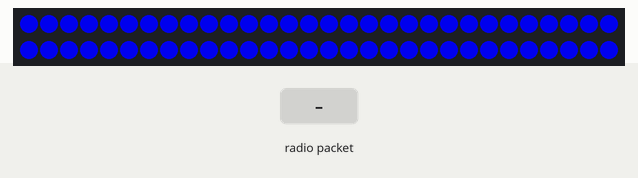
The sketch below on a simulated ESP8266 (Wemos D1 mini). Shown: 60 RGB LEDs in strip order, left to right, continuing on the next row. The test bench sets the inputs (shaded band). Dim RGB values are drawn brighter than linear; WiFi joins after 1.5 s; servers stay silent unless stated; no radio packets arrive unless stated; what the sketch prints to the serial monitor is not drawn.

Above: at 2.9 s.
3.0 s: radio packet "LED:BLU" arrives
At 4.0 s:
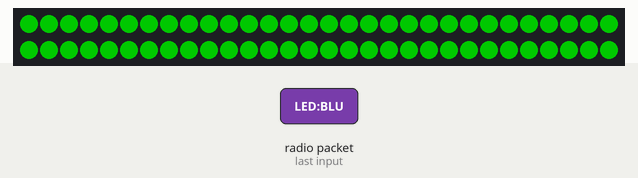
6.0 s: radio packet "SYNC:" arrives
7.5 s: radio packet "RST" arrives
Timing chart, 0 to 10.5 s (numbered marks = the images above; inputs shaded):
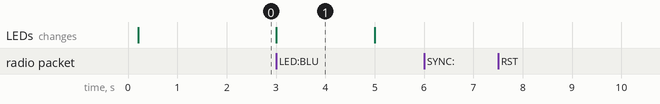

The sketch:

Goal-Bleu-8266.ino
```cpp
/*
  Goal ESCLAVE bleu — Drone Soccer (ESP8266 D1 Mini ESP-12F)

  Recoit du goal ROUGE (maitre) en 433 MHz :
    SYNC:rouge,bleu  RST  LED:BLU

  === MISE A JOUR OTA (WiFi) ===
  Permet de televerser le firmware sans ouvrir le goal (apres le 1er flash USB).

  Preparation (une seule fois) :
    1) Copier wifi_secrets.example.h -> wifi_secrets.h (meme dossier)
    2) Renseigner WIFI_SSID et WIFI_PASS de votre box / reseau terrain
    3) wifi_secrets.h reste local — jamais sur GitHub

  Premier televersement (obligatoire en USB) :
    1) Carte IDE : LOLIN(WEMOS) D1 R2 & mini  |  Moniteur serie : 115200 baud
    2) Brancher USB, televerser le sketch
    3) Verifier dans le moniteur :
         "WiFi OK — IP: x.x.x.x"
         "OTA pret — hostname: goal-bleu"
    4) Noter l'adresse IP affichee

  Mises a jour suivantes (sans cable USB) :
    1) PC portable et goal sur le MEME reseau WiFi
    2) Arduino IDE -> Outils -> Carte : LOLIN(WEMOS) D1 R2 & mini
    3) Outils -> Port -> "goal-bleu at x.x.x.x on ..."
       (le port reseau apparait ~30 s apres le demarrage du goal)
    4) Televerser comme d'habitude — mot de passe OTA : goalbleu
    5) Pendant l'OTA : LEDs eteintes, flash but suspendu, redemarrage auto

  Depannage OTA :
    - Port reseau absent -> WiFi incorrect, goal trop loin de la box, ou redemarrer
    - Mot de passe refuse -> constante OTA_PASSWORD (goalbleu) dans ce fichier
    - WiFi echec au boot -> RF et LEDs restent actifs, mais pas d'OTA tant que le WiFi ne connecte pas

  === BRANCHEMENTS (WeMos / LOLIN D1 Mini) ===
  RF-5V DATA  ->  D2  (GPIO 4)   GND  5V  antenne 17,3 cm
  WS2812B     ->  D1  (GPIO 5)   GND  alim 5V separee
  GND commun avec goal rouge et alim ruban.
*/

#include <ESP8266WiFi.h>
#include <ArduinoOTA.h>
#include <RH_ASK.h>
#include <SPI.h>
#include <string.h>
#include <FastLED.h>

#if __has_include("wifi_secrets.h")
#include "wifi_secrets.h"
#else
#define WIFI_SSID "A_CONFIGURER"
#define WIFI_PASS "A_CONFIGURER"
#endif

#define OTA_HOSTNAME   "goal-bleu"
#define OTA_PASSWORD   "goalbleu"

#define ENABLE_LED     1
#define RF_BITRATE     2000
#define RF_RX_PIN      4      // broche D2
#define RF_TX_PIN      14     // D5 — non branche (RadioHead)
#define RF_PTT_PIN     0      // exemple RadioHead ESP8266
#define LED_PIN        5      // broche D1
#define NUM_LEDS       60
#define FLASH_MS       2000

RH_ASK rf(RF_BITRATE, RF_RX_PIN, RF_TX_PIN, RF_PTT_PIN);

CRGB leds[NUM_LEDS];
int scoreRed = 0;
int scoreBlue = 0;
int lastScoreBlue = -1;

unsigned long flashStartMs = 0;
bool flashing = false;

CRGB COLOR_IDLE = CRGB::Blue;
CRGB COLOR_GOAL = CRGB::Green;

void setStrip(CRGB c) {
#if ENABLE_LED
  for (int i = 0; i < NUM_LEDS; i++) leds[i] = c;
  FastLED.show();
  yield();
#endif
}

void startFlashGoal() {
#if ENABLE_LED
  setStrip(COLOR_GOAL);
  flashStartMs = millis();
  flashing = true;
#endif
}

void updateFlash() {
  if (!flashing) return;
  if (millis() - flashStartMs >= FLASH_MS) {
    setStrip(COLOR_IDLE);
    flashing = false;
  }
}

void applyReset() {
  scoreRed = 0;
  scoreBlue = 0;
  lastScoreBlue = 0;
  flashing = false;
  setStrip(COLOR_IDLE);
  Serial.println("Scores remis a 0");
}

void handleSync(const char *msg) {
  int r = 0, b = 0;
  if (sscanf(msg + 5, "%d,%d", &r, &b) != 2) return;

  bool blueIncreased = (lastScoreBlue >= 0 && b > lastScoreBlue);
  scoreRed = r;
  scoreBlue = b;
  lastScoreBlue = b;

  Serial.print("Sync RED:");
  Serial.print(scoreRed);
  Serial.print(" BLUE:");
  Serial.println(scoreBlue);

  if (blueIncreased) {
    startFlashGoal();
  }
}

void handleMessage(const char *msg) {
  if (strncmp(msg, "SYNC:", 5) == 0) {
    handleSync(msg);
  } else if (strcmp(msg, "RST") == 0) {
    applyReset();
  } else if (strcmp(msg, "LED:BLU") == 0) {
    Serial.println("But BLEU (LED:BLU)");
    startFlashGoal();
  } else {
    Serial.print("RF inconnu: ");
    Serial.println(msg);
  }
}

void setupWiFiAndOta() {
  WiFi.mode(WIFI_STA);
  WiFi.begin(WIFI_SSID, WIFI_PASS);

  Serial.print("WiFi ");
  unsigned long start = millis();
  while (WiFi.status() != WL_CONNECTED && millis() - start < 20000) {
    delay(500);
    Serial.print(".");
    yield();
  }
  Serial.println();

  if (WiFi.status() == WL_CONNECTED) {
    Serial.print("WiFi OK — IP: ");
    Serial.println(WiFi.localIP());
  } else {
    Serial.println("WiFi echec — RF/LED actifs, OTA indisponible");
    return;
  }

  ArduinoOTA.setHostname(OTA_HOSTNAME);
  ArduinoOTA.setPassword(OTA_PASSWORD);

  ArduinoOTA.onStart([]() {
    Serial.println("OTA demarre");
    flashing = false;
#if ENABLE_LED
    setStrip(CRGB::Black);
#endif
  });
  ArduinoOTA.onEnd([]() { Serial.println("OTA termine — redemarrage"); });
  ArduinoOTA.onError([](ota_error_t err) {
    Serial.printf("OTA erreur [%u]\n", err);
  });

  ArduinoOTA.begin();
  Serial.print("OTA pret — hostname: ");
  Serial.println(OTA_HOSTNAME);
}

void setup() {
  Serial.begin(115200);
  delay(200);
  Serial.println();
  Serial.println("=== Goal ESCLAVE bleu (ESP8266) ===");

#if ENABLE_LED
  FastLED.addLeds<WS2812B, LED_PIN, GRB>(leds, NUM_LEDS);
  FastLED.setBrightness(200);
  setStrip(COLOR_IDLE);
  Serial.println("LED: D1 (GPIO5) — repos bleu");
#endif

  pinMode(RF_RX_PIN, INPUT);

  if (!rf.init()) {
    Serial.println("ERREUR: RF init failed");
  } else {
    Serial.println("RF RX=D2 (GPIO4)  2000 bps");
  }

  setupWiFiAndOta();
}

void loop() {
  ArduinoOTA.handle();
  updateFlash();

  uint8_t buf[RH_ASK_MAX_MESSAGE_LEN];
  uint8_t buflen = sizeof(buf);
  if (rf.recv(buf, &buflen)) {
    buf[buflen] = '\0';
    Serial.print("RF: ");
    Serial.println((char *)buf);
    handleMessage((char *)buf);
  }

  yield();
}
```

wifi_secrets.example.h
```cpp
// Copier ce fichier en wifi_secrets.h et renseigner votre WiFi.
// wifi_secrets.h n'est pas versionne sur GitHub.

#ifndef WIFI_SECRETS_H
#define WIFI_SECRETS_H

#define WIFI_SSID "NomDeVotreWiFi"
#define WIFI_PASS "MotDePasseWiFi"

#endif
```

Measured:
- after the input at 3.0 s, the LEDs: change at once (image 1)
- after the input at 6.0 s, every drawn part: stays the same
- after the input at 7.5 s, every drawn part: stays the same
- what the display in image 1 shows lasts 2.0 s, from 3.0 s to 5.0 s
